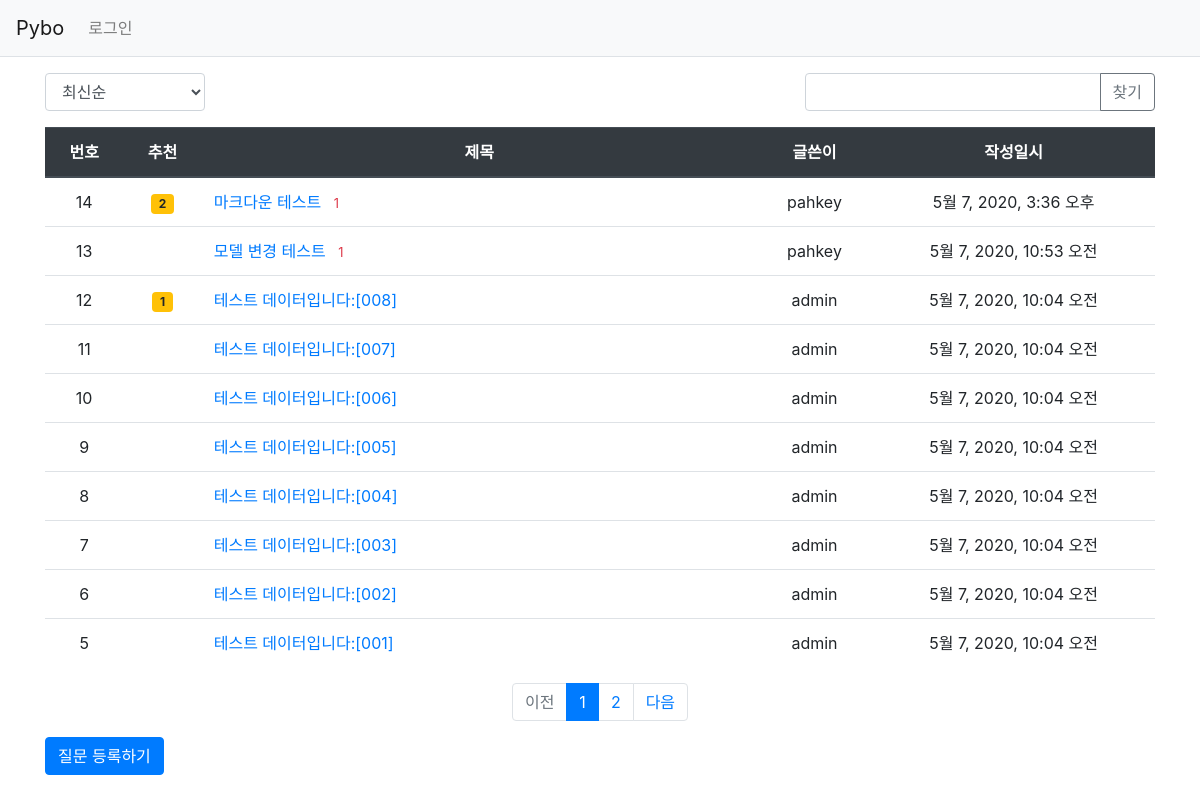
Screenshot of /pybo/ with the database file from the repository.
### pybo/models.py (models this page shows, shortened)
class Question(models.Model):
    author = models.ForeignKey(
        User, on_delete=models.CASCADE, related_name='author_question')
    subject = models.CharField(max_length=200)
    content = models.TextField()
    create_date = models.DateTimeField()
    modify_date = models.DateTimeField(null=True, blank=True)
    voter = models.ManyToManyField(User, related_name='voter_question')
    modify_count = models.IntegerField(null=True, blank=True, default=0)

### pybo/views/base_views.py (the view, shortened to what this page needs)
# urls.py: path('', base_views.index, name='index'),  # '/' 에 해당되는 path
def index(request):
    page = request.GET.get('page', '1')  # 페이지
    kw = request.GET.get('kw', '')  # 검색어
    so = request.GET.get('so', 'recent')  # 정렬기준
    if so == 'recommend':
        question_list = Question.objects.annotate(
            num_voter=Count('voter')).order_by('-num_voter', '-create_date')
    elif so == 'popular':
        question_list = Question.objects.annotate(num_answer=Count(
            'answer')).order_by('-num_answer', '-create_date')
    else:  # recent
        question_list = Question.objects.order_by('-create_date')
    paginator = Paginator(question_list, 10)  # 페이지당 10개씩 보여주기
    page_obj = paginator.get_page(page)
    context = {'question_list': page_obj, 'page': page,
               'kw': kw, 'so': so}  # <------ so 추가
    return render(request, 'pybo/question_list.html', context)

### pybo/templatetags/pybo_filter.py (called while the page is built)
@register.filter
def sub(value, arg):
    return value - arg

### templates/pybo/question_list.html (shortened to what this page needs)
{% extends 'base.html' %}
{% load pybo_filter %}
{% block content %}
<div class="container my-3">
    <div class="row justify-content-between my-3">
        <div class="col-2">
            <select class="form-control so">
                <option value="recent" {% if so == 'recent' %}selected{% endif %}>최신순</option>
            </select>
        </div>
        <div class="col-4 input-group">
            <input type="text" class="form-control kw" value="{{ kw|default_if_none:'' }}">
            <div class="input-group-append">
                <button class="btn btn-outline-secondary" type="button" id="btn_search">찾기</button>
            </div>
        </div>
    </div>
    <table class="table">
        <thead>
        <tr class="text-center thead-dark">
            <th>번호</th>
            <th>추천</th>
            <th style="width:50%">제목</th>
            <th>글쓴이</th>
            <th>작성일시</th>
        </tr>
        </thead>
        <tbody>
        {% if question_list %}
        {% for question in question_list %}
        <tr class="text-center">
            <td>
                {{ question_list.paginator.count|sub:question_list.start_index|sub:forloop.counter0|add:1 }}
            </td>
            <td>
                {% if question.voter.all.count > 0 %}
                <span class="badge badge-warning px-2 py-1">{{ question.voter.all.count }}</span>
                {% endif %}
            </td>
            <td class="text-left">
                <a href="{% url 'pybo:detail' question.id %}">{{ question.subject }}</a>
                {% if question.answer_set.count > 0 %}
                <span class="text-danger small ml-2">{{ question.answer_set.count }}</span>
                {% endif %}
            </td>
            <td>{{ question.author.username }}</td>
            <td>{{ question.create_date }}</td>
        </tr>
        {% endfor %}
        {% else %}
        <tr>
            <td colspan="3">질문이 없습니다.</td>
        </tr>
        {% endif %}
        </tbody>
    </table>
    <ul class="pagination justify-content-center">
        {% if question_list.has_previous %}
        <li class="page-item">
            <a class="page-link" data-page="{{ question_list.previous_page_number }}" href="#">이전</a>
        </li>
        {% else %}
        <li class="page-item disabled">
            <a class="page-link" tabindex="-1" aria-disabled="true" href="#">이전</a>
        </li>
        {% endif %}
        {% for page_number in question_list.paginator.page_range %}
        {% if page_number >= question_list.number|add:-5 and page_number <= question_list.number|add:5 %}
            {% if page_number == question_list.number %}
            <li class="page-item active" aria-current="page">
                <a class="page-link" data-page="{{ page_number }}" href="#">{{ page_number }}</a>
            </li>
            {% else %}
            <li class="page-item">
                <a class="page-link" data-page="{{ page_number }}" href="#">{{ page_number }}</a>
            </li>
            {% endif %}
        {% endif %}
        {% endfor %}
        {% if question_list.has_next %}
        <li class="page-item">
            <a class="page-link" data-page="{{ question_list.next_page_number }}" href="#">다음</a>
        </li>
        {% else %}
        <li class="page-item disabled">
            <a class="page-link" tabindex="-1" aria-disabled="true" href="#">다음</a>
        </li>
        {% endif %}
    </ul>
    <a href="{% url 'pybo:question_create' %}" class="btn btn-primary">질문 등록하기</a>
</div>
{% endblock %}

### templates/base.html (shortened to what this page needs)
{% load static %}
<!doctype html>
<html lang="ko">
<head>
    <link rel="stylesheet" type="text/css" href="{% static 'bootstrap.min.css' %}">
    <link rel="stylesheet" type="text/css" href="{% static 'style.css' %}">
</head>
<body>
{% include "navbar.html" %}
{% block content %}
{% endblock %}
</body>
</html>

### templates/navbar.html (shortened to what this page needs)
<nav class="navbar navbar-expand-lg navbar-light bg-light border-bottom">
    <a class="navbar-brand" href="{% url 'pybo:index' %}">Pybo</a>
    <div class="collapse navbar-collapse flex-grow-0" id="navbarNav">
        <ul class="navbar-nav">
            <li class="nav-item ">
                {% if user.is_authenticated %}
                <a class="nav-link" href="{% url 'common:logout' %}">{{ user.username }} (로그아웃)</a>
                {% else %}
                <a class="nav-link" href="{% url 'common:login' %}">로그인</a>
                {% endif %}
            </li>
        </ul>
    </div>
</nav>

### rows the page displays
Question: paginator.count|sub "14", voter.all.count "2", subject "마크다운 테스트", answer_set.count "1", author.username "pahkey", create_date "5월 7, 2020, 3:36 오후"
Question: paginator.count|sub "13", subject "모델 변경 테스트", answer_set.count "1", author.username "pahkey", create_date "5월 7, 2020, 10:53 오전"
Question: paginator.count|sub "12", voter.all.count "1", subject "테스트 데이터입니다:[008]", author.username "admin", create_date "5월 7, 2020, 10:04 오전"
Question: paginator.count|sub "11", subject "테스트 데이터입니다:[007]", author.username "admin", create_date "5월 7, 2020, 10:04 오전"
Question: paginator.count|sub "10", subject "테스트 데이터입니다:[006]", author.username "admin", create_date "5월 7, 2020, 10:04 오전"
Question: paginator.count|sub "9", subject "테스트 데이터입니다:[005]", author.username "admin", create_date "5월 7, 2020, 10:04 오전"
Question: paginator.count|sub "8", subject "테스트 데이터입니다:[004]", author.username "admin", create_date "5월 7, 2020, 10:04 오전"
Question: paginator.count|sub "7", subject "테스트 데이터입니다:[003]", author.username "admin", create_date "5월 7, 2020, 10:04 오전"
Question: paginator.count|sub "6", subject "테스트 데이터입니다:[002]", author.username "admin", create_date "5월 7, 2020, 10:04 오전"
Question: paginator.count|sub "5", subject "테스트 데이터입니다:[001]", author.username "admin", create_date "5월 7, 2020, 10:04 오전"

### other values shown
{{ page_number }} "1"
{{ page_number }} "2"
